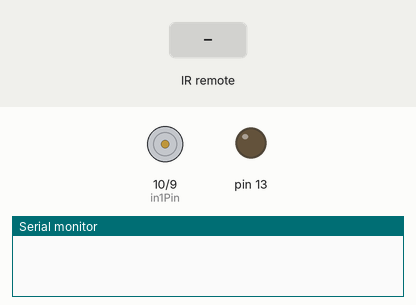
Bench run of a sketch on a simulated Arduino Uno, built with avr-gcc and run on an emulated ATmega328P. On the bench: motor-driver pin pairs drawn as motors (green arrow = first pin HIGH = forward, orange = second pin HIGH = backward, longer = more drive, scaled by the enable pin), output pins drawn as LEDs (lit = HIGH), the last lines printed to the serial monitor. Inputs (shaded band) come from the test bench.

Above: at 1.2 s.
1.3 s: infrared code 0x00FF02FD received
At 1.7 s:
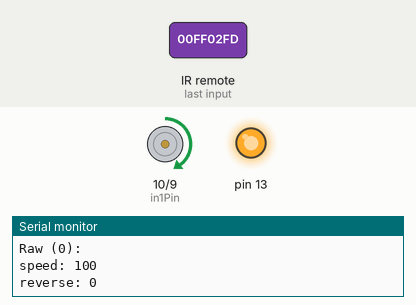
2.8 s: infrared code 0x00FF22DD received
At 4.0 s:
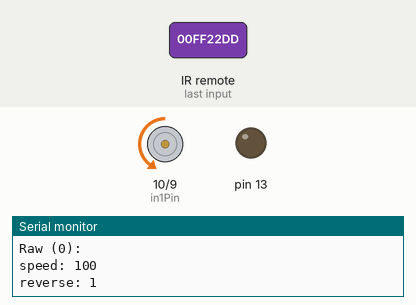
4.3 s: infrared code 0x00FFC23D received
At 5.2 s:
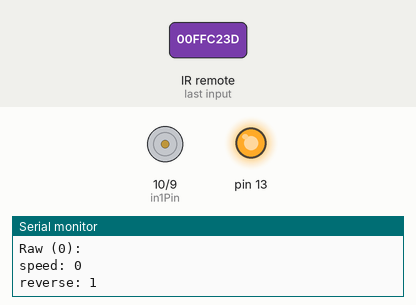
5.8 s: infrared code 0x00FFA857 received
At 6.3 s:
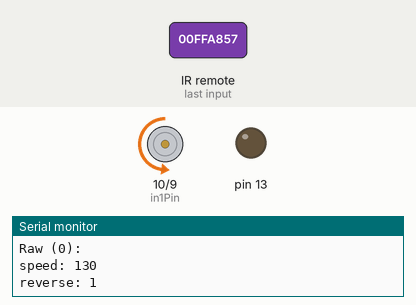
7.3 s: infrared code 0x00FFE01F received
At 8.5 s:
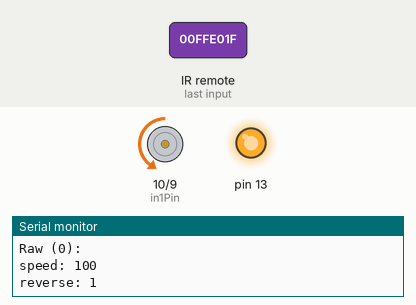
8.8 s: infrared code 0x00FF906F received
At 9.8 s:
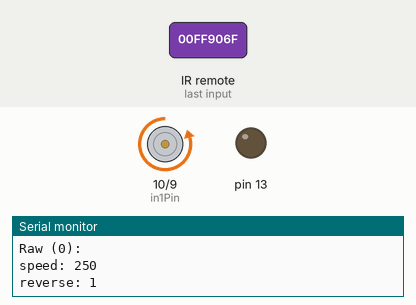
Timing chart, 0 to 11.3 s (numbered marks = the images above; inputs shaded):
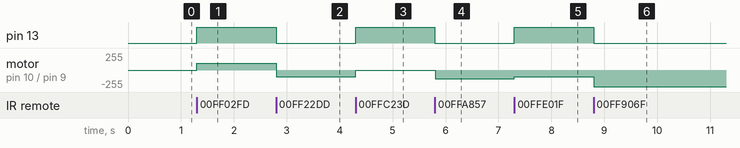

Measured:
- after the input at 1.3 s, pin 13: LOW → HIGH at once; motor on pin 10 (in1Pin) / pin 9 (in2Pin): stopped → forward 100/255 at once
- after the input at 2.8 s, pin 13: HIGH → LOW at once; motor on pin 10 (in1Pin) / pin 9 (in2Pin): forward 100/255 → backward 100/255 at once
- after the input at 4.3 s, pin 13: LOW → HIGH at once; motor on pin 10 (in1Pin) / pin 9 (in2Pin): backward 100/255 → stopped at once
- after the input at 5.8 s, pin 13: HIGH → LOW at once; motor on pin 10 (in1Pin) / pin 9 (in2Pin): stopped → backward 130/255 at once
- after the input at 7.3 s, pin 13: LOW → HIGH at once; motor on pin 10 (in1Pin) / pin 9 (in2Pin): backward 130/255 → backward 100/255 at once
- after the input at 8.8 s, pin 13: HIGH → LOW at once; motor on pin 10 (in1Pin) / pin 9 (in2Pin): backward 100/255 → backward 250/255 at once

The sketch:

code.ino
```cpp
#include <IRremote.h>
// pwm chongtu 6 and 11
int RECV_PIN = 11;
int enablePin = 6;
int in1Pin = 10;
int in2Pin = 9;

#define qian 0x00FF02FD
#define hou 0x00FF22DD
#define ting 0x00FFC23D
#define jia 0x00FFA857
#define jian 0x00FFE01F
#define auto 0x00FF906F

int speed = 0;
int speedstep = 30;
boolean direction = 0;// true qian

IRrecv irrecv(RECV_PIN);
decode_results results;

void dump(decode_results *results) {
  int count = results->rawlen;
  if (results->decode_type == UNKNOWN){
     Serial.println("Could not decode message");
   }
  else{
    if (results->decode_type == NEC){
       Serial.print("Decoded NEC: ");
    }
    else if (results->decode_type == SONY) {
       Serial.print("Decoded SONY: ");
    }
    else if (results->decode_type == RC5){
       Serial.print("Decoded RC5: ");
    }
    else if (results->decode_type == RC6){
       Serial.print("Decoded RC6: ");
    }
    Serial.print(results->value, HEX);
    Serial.print(" (");
    Serial.print(results->bits, DEC);
    Serial.println(" bits)");
   }
   Serial.print("Raw (");
   Serial.print(count, DEC);
   Serial.print("): ");

  for (int i = 0; i < count; i++)
  {
      if ((i % 2) == 1) {
        Serial.print(results->rawbuf[i]*USECPERTICK, DEC);
      }
      else{
        Serial.print(-(int)results->rawbuf[i]*USECPERTICK, DEC);
      }
      Serial.print(" ");
  }
  Serial.println("");
}

void setMotor(int speed, boolean reverse){
  Serial.print("speed: ");
  Serial.println(speed);
  Serial.print("reverse: ");
  Serial.println(reverse);

  analogWrite(enablePin, speed);
  digitalWrite(in1Pin, !reverse);
  digitalWrite(in2Pin, reverse);
}


void qianFunc(){
  if(speed <= 0){
    speed = 100;
  }
  direction = 0;
  setMotor(speed,direction);
}
void houFunc(){
  if(speed <= 0){
    speed = 100;
  }
  direction = 1;
  setMotor(speed,direction);
}

void tingFunc(){
  if(speed == 0){
    setMotor(100,direction);
  }
  else{
    setMotor(0,direction);
  }
}

void autoFunc(){
  setMotor(250,direction);
}

void jiaFunc(){
  if(speed <= 255){
    speed += speedstep;
  }
  else{
    speed = 255;
  }
  setMotor(speed,direction);
}

void jianFunc(){
  if(speed >= 0){
    speed -= speedstep;
  }
  else{
    speed = 0;
  }
  setMotor(speed,direction);
}


void setup(){
  pinMode(RECV_PIN, INPUT);

  pinMode(in1Pin, OUTPUT);
  pinMode(in2Pin, OUTPUT);
  pinMode(enablePin, OUTPUT);

  pinMode(13, OUTPUT);
  Serial.begin(9600);

  irrecv.enableIRIn(); // Start the receiver
}

int on = 0;
unsigned long last = millis();

void loop(){
  //setMotor(250,0);

  if (irrecv.decode(&results)){
    if (millis() - last > 250){
       on = !on;
       digitalWrite(13, on ? HIGH : LOW);
       dump(&results);
    }
    /*
    if (results.value == auto){
      autoFunc();
    }
   */
    switch(results.value){
      case qian:
        qianFunc();
        break;
      case hou:
        houFunc();
        break;
      case ting:
        tingFunc();
        break;
      case jia:
        jiaFunc();
        break;
      case jian:
        jianFunc();
        break;
      case auto:
        autoFunc();
        break;
      default:
         autoFunc();
         break;
    }

    //delay(600);
    last = millis();
    irrecv.resume(); // Receive the next value
  }
}
```
